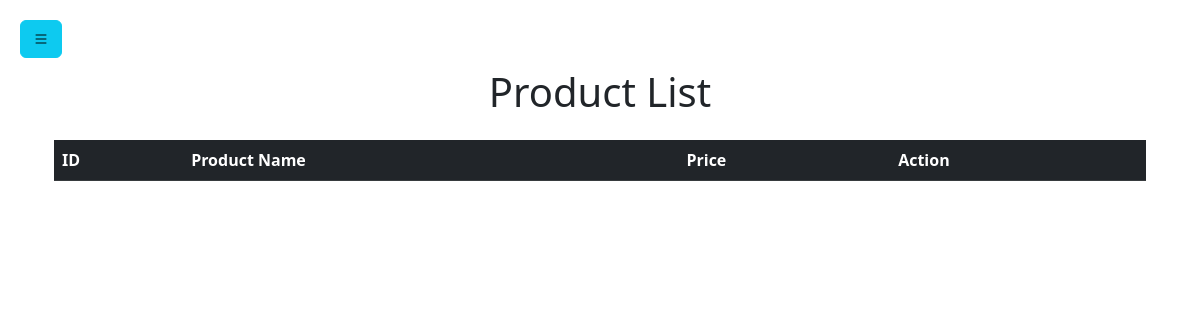
/product_list/, run on an earlier commit of the app's database.
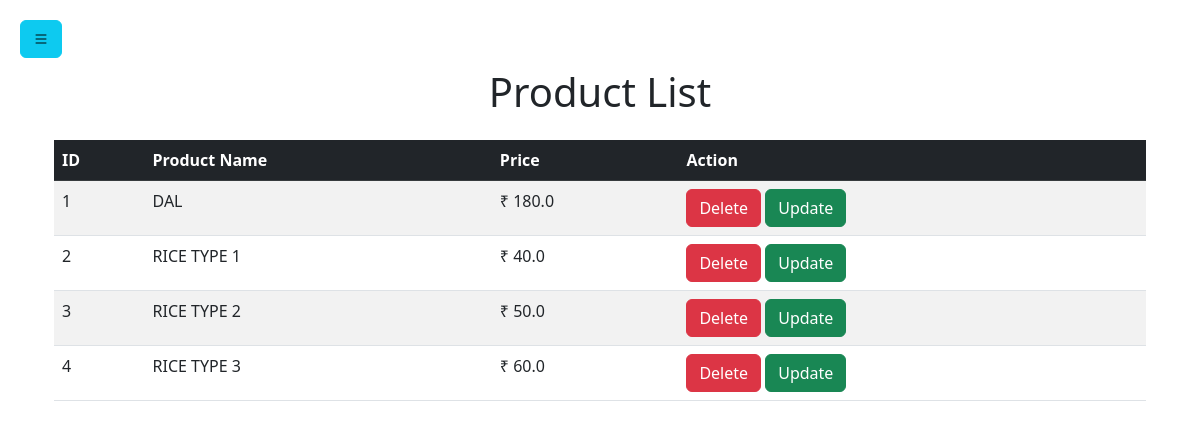
And on a later commit of the database.
### Bill/models.py (models this page shows)
class Products(models.Model):
    Product_name = models.CharField(max_length=200, null=False, blank=False, unique=True)
    Product_price  = models.FloatField(null=False, blank=False)

### Bill/views.py (the view)
# urls.py: path('product_list/',product_list,name='product_list'),
def product_list(request):
    qureyset = Products.objects.all()
    context = {'Product' : qureyset}
    return render(request, 'Product/product_list.html',context)

### Bill/templates/Product/product_list.html
{% extends 'base.html' %}
{% block content %}
<div class="container mt-5">
    <h1 class="text-center mb-4">Product List</h1>
    <table class="table table-striped table-hover">
        <thead class="table-dark">
            <tr>
                <th>ID</th>
                <th>Product Name</th>
                <th>Price</th>
                <th> Action </th>
            </tr>
        </thead>
        <tbody>
            {% for Products in Product %}
            <tr>
                <td>{{forloop.counter}}</td>
                <td>{{Products.Product_name}}</td>
                <td>₹ {{Products.Product_price}}</td>
                <td><a href="/delete_product/{{Products.id}}" class="btn btn-danger">Delete</a>
                    <a href="/update_product/{{Products.id}}" class="btn btn-success"> Update</button>
                </td>
            </tr>
            {% endfor %}
        </tbody>
    </table>
</div>
{% endblock %}

### Bill/templates/base.html (shortened to what this page needs)
<!DOCTYPE html>
<html lang="en">
<head>
    <link href="https://cdn.jsdelivr.net/npm/bootstrap@5.3.0-alpha1/dist/css/bootstrap.min.css" rel="stylesheet">
    <link rel="stylesheet" href="https://cdn.jsdelivr.net/npm/bootstrap-icons@1.7.2/font/bootstrap-icons.css">
</head>
<body>
    <div class="wrapper">
        <div id="content">
            <button type="button" id="sidebarCollapse" class="btn btn-info">
                <i class="bi bi-list"></i>
            </button>
            <div class="container mt-4">
                {% block content %}
                {% endblock %}
            </div>
        </div>
    </div>
</body>
</html>

### Bill/templates/base.html (style rules this page uses)
#content { width: 100%; padding: 20px; min-height: 100vh; transition: all 0.3s; position: absolute; top: 0; right: 0; }
#sidebarCollapse { position: fixed; top: 20px; left: 20px; z-index: 1000; }

What changed in the data, as far as the page shows it:
added Products: Product_name "DAL", Product_price "180.0"
added Products: Product_name "RICE TYPE 1", Product_price "40.0"
added Products: Product_name "RICE TYPE 2", Product_price "50.0"
added Products: Product_name "RICE TYPE 3", Product_price "60.0"
